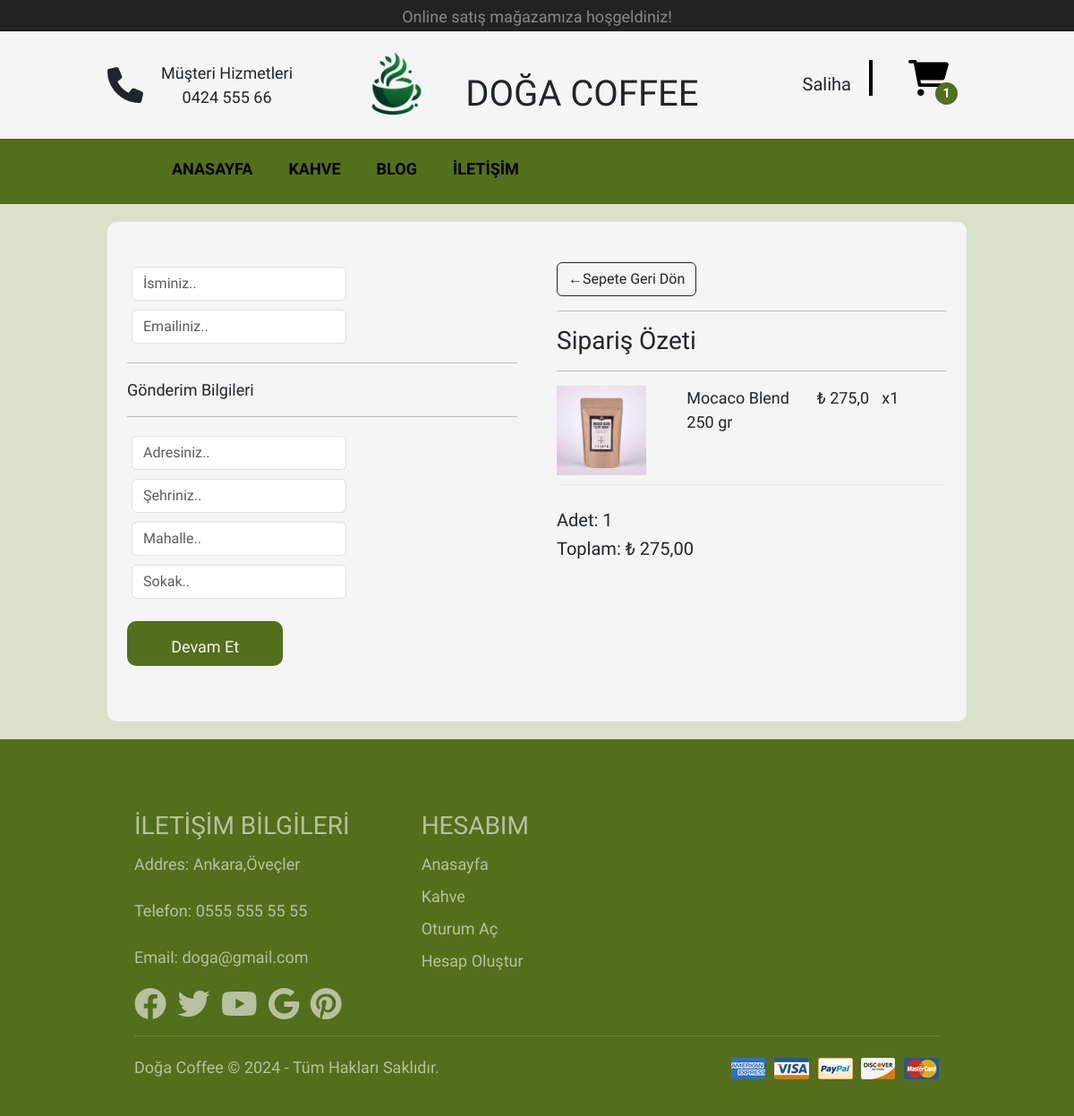
/coffee/checkout/ (signed in), run on the app's committed database.
### coffee/models.py (models this page shows, shortened)
class OrderItem(models.Model):
    product=models.ForeignKey(Product,on_delete=models.SET_NULL,null=True)
    order=models.ForeignKey(Order,on_delete=models.SET_NULL,null=True)
    quantity=models.IntegerField(default=0,null=True,blank=False)
    date_added=models.DateTimeField(auto_now_add=True)
    @property
    def get_total(self):
        total=self.product.price*self.quantity
        return total

class Product(models.Model):
    name = models.CharField(max_length=200, verbose_name="Ürün Adı")
    govde = models.CharField(max_length=10, verbose_name="Gövde",null=True, blank=True)
    types=models.CharField(max_length=30,null=True,blank=True,verbose_name="Çekirdek Türü")
    asidite = models.CharField(max_length=50, verbose_name="Asidite", null=True, blank=True)
    icim = models.CharField(max_length=50, verbose_name="İçim",null=True, blank=True)
    stock = models.CharField(max_length=50, verbose_name="Stok Durumu",null=True, blank=True)
    surec = models.CharField(max_length=50, verbose_name="İşleme Süreci",null=True, blank=True)
    about = models.TextField(max_length=500, verbose_name="Nasıl Demlenmeli", null=True, blank=True)
    price = models.FloatField(verbose_name="Fiyat")
    image = models.ImageField(upload_to='Coffee_Image', blank=True, null=True)
    category = models.ForeignKey(Category, on_delete=models.CASCADE, blank=True, null=True)
    @property
    def imageURL(self):
        try:
            url=self.image.url
        except:
            url=''
        return url

class Order(models.Model):
    customer=models.ForeignKey(Customer,on_delete=models.SET_NULL,null=True)
    date_ordered=models.DateTimeField(auto_now_add=True)
    complete=models.BooleanField(default=False,null=True,blank=False)
    transaction_id=models.CharField(max_length=200,null=True)
    @property
    def get_cart_total(self):
        orderitems=self.orderitem_set.all()
        total=sum([item.get_total for item in orderitems])
        return total
    @property
    def get_cart_items(self):
        orderitems=self.orderitem_set.all()
        total=sum([item.quantity for item in orderitems])
        return total

### coffee/views.py (the view)
# urls.py: path('checkout/', checkout, name='checkout'),
def checkout(request):
    if request.user.is_authenticated:
        customer, created = Customer.objects.get_or_create(user=request.user)
        order, created = Order.objects.get_or_create(customer=customer, complete=False)
        items = order.orderitem_set.all()
    else:
        items = []
        order = {'get_cart_total': 0, 'get_cart_items': 0}
    context = {'items': items, 'order': order}
    return render(request, 'checkout.html', context)

### coffee/context_processor.py (called while the page is built)
def categories_processor(request):
    categories = Category.objects.all()
    context={
        'categories':categories
    }
    return context

def cart_quantity(request):
    if request.user.is_authenticated:
        customer = request.user.customer
        order, created = Order.objects.get_or_create(customer=customer, complete=False)
        cartItems = order.get_cart_items
    else:
        cartItems = 0
    return {'cartItems': cartItems}

### templates/checkout.html (shortened to what this page needs)
{% extends 'homepage.html' %}
{% load static %}
{% block body %}
{% include 'include/_navbar.html' %}
<div class="row" style="width: 80%; margin: auto; background-color: whitesmoke; border-radius: 10px; margin-top: 20px; margin-bottom: 20px;">
    <div class="col-lg-6 " >
        <div class="box-element" id="form-wrapper">
            <form id="form">
                <div id="user-info">
                    <div class="form-field">
                        <input type="text" class="form-control" name="name" placeholder="İsminiz.." required>
                    </div>
                    <div class="form-field">
                        <input type="email" class="form-control" name="email" placeholder="Emailiniz.." required>
                    </div>
                </div>
                <div id="shipping-info" >
                    <hr>
                    <p>Gönderim Bilgileri</p>
                    <hr>
                    <div class="form-field">
                        <input type="text" class="form-control" name="address" placeholder="Adresiniz.." required>
                    </div>
                    <div class="form-field">
                        <input type="text" class="form-control" name="city" placeholder="Şehriniz.." required>
                    </div>
                    <div class="form-field">
                        <input type="text" class="form-control" name="state" placeholder="Mahalle.." required>
                    </div>
                    <div class="form-field">
                        <input type="text" class="form-control" name="street" placeholder="Sokak.." required>
                    </div>
                </div>
                <input id="form-button" class="account2-btn btn-block" style="width: 40%; height: 50px;" type="submit" value="Devam Et">
            </form>
        </div>
        <br>
    </div>
    <div class="col-lg-6">
        <div class="box-element">
            <a class="btn btn-outline-dark" href="{% url 'detail' %}">&#x2190;Sepete Geri Dön</a>
            <hr>
            <h3>Sipariş Özeti</h3>
            <hr>
            {% for item in items %}
            <div class="cart-row">
                <div style="flex:2"><img class="row-image" src="{{item.product.imageURL}}"></div>
                <div style="flex:2">{{item.product.name}}</div>
                <div style="flex:1">₺ {{item.product.price}}</div>
                <div style="flex:1"><p>x{{item.quantity}}</p>
            </div>
        </div>
        {% endfor %}
       <br>
        <h5>Adet: {{order.get_cart_items}}</h5>
        <h5>Toplam: ₺ {{order.get_cart_total|floatformat:2}}</h5>
    </div>
</div>
</div>
{% include 'include/_footer.html' %}
{% endblock body %}

### templates/include/_navbar.html (shortened to what this page needs)
{% load static %}
<div class="header">
    <div class="black">
        <p>Online satış mağazamıza hoşgeldiniz!</p>
    </div>
    <div class="icon">
        <div class="customer">
                <div>
                    <i class="fas fa-phone"></i>
                </div>
                <div style="text-align: center; margin-top: 15px;">
                    <p style="margin: 0;">Müşteri Hizmetleri</p>
                    <p >0424 555 66</p>
                </div>
        </div>
            <div class="logo">
                    <img src="{% static 'image/homepage/icon2.png' %}" alt="">
                    <h1>DOĞA COFFEE</h1>
            </div>
            <div class="accountCard">
                <ul>
                   <div class="menu-container">
                   {% if user.is_authenticated %}
                    <h5 class="account" style="margin-top:35px;">{{ user.first_name }}</h5>
                   {% else %}
                   <button class="account"><i class="fas fa-user"></i></button>
                   {% endif %}
                   </div>
                    <div class="line"></div>
                   <a href="{% url 'detail' %}" style="text-decoration: none;">
                    <div class="cart-icon-container">
                    <i class="fa-solid fa-cart-shopping fa-2x card shopping-cart" style="border: none; background-color: whitesmoke;" "></i>
                    <span id="cart-count">{{cartItems}}</span>
                </div>
            </a>
                </ul>
            </div>
    </div>
    <div class="menu">
        <div class="menu-left">
            <ul>
                <li><a href="{% url 'homepage' %}">ANASAYFA</a></li>
                <li class="menu-container">
                    <a href="{% url 'coffee' %}">KAHVE</a>
                </li>
                <li><a href="{% url 'blogs' %}">BLOG</a></li>
                {% if user.is_authenticated %}
                <li><a href="{% url 'comunucation' %}">İLETİŞİM</a></li>
                {% endif %}
            </ul>
        </div>
    </div>
</div>

### static/style/homepage.css (style rules this page uses)
* { padding: 0; margin: 0; box-sizing: border-box; }
body { font-family: "Anek Devanagari", sans-serif; font-size: 18px; background-color:rgb(218, 225, 203); }
.col-lg-4, .col-lg-6, .col-lg-8, .col-lg-12 { margin-top: 10px; }
.black { background:#222; color: rgba(245, 245, 245, 0.481); height: 35px; text-align: center; }
.black p { padding: 5px; font-weight: 200; }
.icon { background-color: whitesmoke; height: auto; display: flex; justify-content: space-between; padding: 0px 100px; align-items: center; }
.icon i { padding: 20px; font-size: 40px; display: flex; align-items: center; justify-content: space-between; }
.customer { display: flex; align-items: center; }
.customer p { font-weight: 200; }
.logo { display: flex; align-items: center; }
.logo img { width: 120px; }
.logo h1 { margin-top: 28px; margin-left:9px; padding: 10px; }
.accountCard ul { display: flex; list-style: none; }
.accountCard i { color: black; }
.menu-container { position: relative; display: inline-block; }
.account { border:none; background: none; cursor: pointer; }
.account,.card { margin: 0 20px; }
.line { border:2px solid black; height: 40px; margin-top: 20px; }
.menu { background: #536f1b; display: flex; justify-content: space-between; padding: 0px 150px; align-items: center; }
.menu-left { margin-top: 10px; }
.menu-left ul { display: flex; align-items: center; justify-content: center; }
.menu-left ul li { list-style:none; padding: 10px; font-weight: 700; cursor: pointer; margin-right: 20px; }
.menu-left a { text-decoration: none; color: black; }

### static/style/coffee-detail.css (style rules this page uses)
.cart-icon-container { position: relative; display: flex; align-items: center; cursor: pointer; }
#cart-count { position: absolute; left: 70px; bottom: 10px; background: #536f1b; color: whitesmoke; width: 25px; height: 25px; display: flex; border-radius: 50%; align-items: center; justify-content: center; font-size: 15px; font-weight: bold; }

### static/style/account.css (style rules this page uses)
.account2-btn { margin-top: 20px; padding: 15px 10px; background: #536f1b; border: none; cursor: pointer; background: #536f1b; color: whitesmoke; border-radius: 10px; transition: transform 0.3s; }

### static/style/checkout.css (style rules this page uses)
.box-element { background-color:whitesmoke; border-radius: 4px; padding: 10px; margin: 25px 0; }
.row-image { width: 100px; }
.form-field { width: 250px; display: inline-block; padding: 5px; }
.cart-row { display: flex; align-items: flex-start; padding-bottom: 10px; border-bottom: 1px solid #ececec; margin-top: 0; }

### data on the page
OrderItem: product.imageURL (picture), product.name "Mocaco Blend 250 gr", product.price "275,0", quantity "1"
Order: get_cart_items "1", get_cart_total "275,00"

### other printed values
{{ user.first_name }} "Saliha"
{{ cartItems }} "1"
